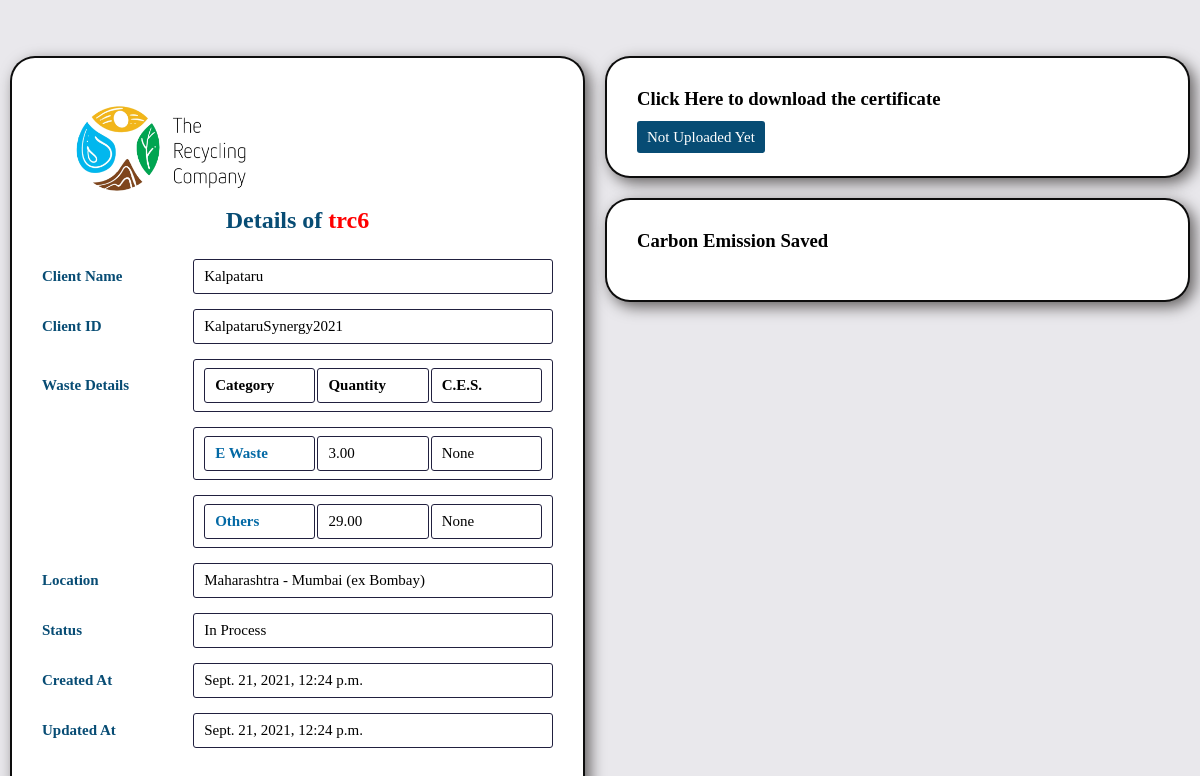
The page /clientupdatedetail/6/ (signed in) on the database its author committed.
### dashboard/models.py (models this page shows, shortened)
class Update(models.Model):
    transaction_id = models.CharField(max_length=20)
    company = models.ForeignKey(Company,on_delete=models.CASCADE)
    state = models.CharField(max_length=200)
    district = models.CharField(max_length=200)
    status = models.CharField(max_length=12,choices=STATUS_CHOICES)
    certificate = models.ImageField(upload_to=get_upload_path,null=True,blank=True)
    created_at = models.DateTimeField(auto_now_add=True)
    updated_at = models.DateTimeField(auto_now=True)
    note = models.TextField(null=True,blank=True)

class Company(models.Model):
    user = models.OneToOneField(User,on_delete=models.CASCADE)
    name = models.CharField(max_length=255)

class UpdateWaste(models.Model):
    update = models.ForeignKey(Update,on_delete=models.CASCADE)
    waste_category = models.CharField(max_length=12,choices=WASTE_CATEGORY_CHOICES)
    waste_quantity = models.DecimalField(decimal_places=2,max_digits=7)
    incineration_rate = models.DecimalField(null=True,blank=True,decimal_places=2,max_digits=7)
    landfill_rate = models.DecimalField(null=True,blank=True,decimal_places=2,max_digits=7)
    recycling_rate = models.DecimalField(null=True,blank=True,decimal_places=2,max_digits=7)
    carbon_emission_saved=models.DecimalField(null=True,blank=True,decimal_places=2,max_digits=7)

### dashboard/views.py (the view)
# urls.py: path("clientupdatedetail/<int:id>/",views.clientupdatedetail,name='clientupdatedetail'),
def clientupdatedetail(request,id):
    if request.user.is_authenticated and request.user.is_superuser is not True:
        update = Update.objects.get(id=id)
        sub_updates = UpdateWaste.objects.filter(update__id=id)
        subwastepie = [["Category","Carbon Emission Saved"]]
        for i in sub_updates:
            if i.carbon_emission_saved is not None:
                subwastepie.append([i.waste_category,i.carbon_emission_saved])
            else:
                subwastepie.append([i.waste_category,0])
        return render(request,'clientupdatedetail.html',{"update":update,"sub_updates":sub_updates,"subwastepie":subwastepie})
    else:
        return redirect('clientlogin')

### threco/templates/clientupdatedetail.html (shortened to what this page needs)
<!DOCTYPE html>
{% load static %}
<html lang="en">
<head>
  <link rel="stylesheet" href="{% static 'css/clientupdate.css' %}" />
  <link href="https://maxcdn.bootstrapcdn.com/font-awesome/4.1.0/css/font-awesome.min.css" rel="stylesheet">
</head>
<body>
<div class="flexdiv">
    <div id="divx">
    <div id="wrap" class="wrapperx2">
        <br><br>
        <div class="wrapperx">
            <img style="width: 245px;" src="{% static 'img/ThrecoLogo.png' %}" alt=""><br>
            <div class="title">
                Details of <span style="color: red;">{{update.transaction_id}}</span>
            </div>
            <form class="form" enctype="multipart/form-data">
            <div class="inputfield">
                <label><b style="color:#074c74;">Client Name</b></label>
                <p class="input">{{update.company.name}}</p>
            </div>
            <div class="inputfield">
                <label><b style="color:#074c74;">Client ID</b></label>
                <p class="input">{{update.company.user.username}}</p>
            </div>
            <div class="inputfield">
                <label><b style="color:#074c74;">Waste Details</b></label>
                <div style="display: flex;"  class="input">
                    <p style="margin-right: 2px;" class="input"><b>Category</b></p>
                    <p style="margin-right: 2px;" class="input"><b>Quantity</b></p>
                    <p class="input"><b>C.E.S.</b></p>
                </div>
            </div>
            {% for sub_update in sub_updates %}
            <div class="inputfield">
                <div style="display: flex;"  class="input">
                <p style="margin-right: 2px;" class="input"><span style="color: #0369a5;"><b>{{sub_update.waste_category}}</b></span></p>
                <p style="margin-right: 2px;" class="input">{{sub_update.waste_quantity}}</p>
                <p class="input">{{sub_update.carbon_emission_saved}}</p>
                </div>
            </div>
            {% endfor %}
            <div class="inputfield">
                <label><b style="color:#074c74;">Location</b></label>
                <p class="input">{{update.state}} - {{update.district}}</p>
            </div>
            <div class="inputfield">
                <label><b style="color:#074c74;">Status</b></label>
                <p class="input">{{update.status}}</p>
            </div>
            <div class="inputfield">
                <label><b style="color:#074c74;">Created At</b></label>
                <p class="input">{{update.created_at}}</p>
            </div>
            <div class="inputfield">
                <label><b style="color:#074c74;">Updated At</b></label>
                <p class="input">{{update.updated_at}}</p>
            </div>
            <br>
            </form>
        </div>
    </div>
    </div>
    <div class="chartdiv">
        <br><br>
        <div id="certificate" class="wrapperx" style="width: 100%!important;">
            <h3>Click Here to download the certificate</h3>
            <br>
            {% if update.certificate %}
            <div class="inputfield">
                <a style="text-decoration: none;position: center;" class="btn" href="{{update.certificate.url}}" download="{{update.heading}}">DOWNLOAD</a>
            </div>
            {% else %}
            <div class="inputfield">
                <a style="text-decoration: none;position: center;cursor:not-allowed;" class="btn" >Not Uploaded Yet</a>
            </div>
            {% endif %}
        </div>
        <div id="piechart" class="wrapperx">
            <h3>Carbon Emission Saved</h3>
            <br>
        </div>
    </div>
</div>
</body>
</html>

### threco/static/css/clientupdate.css (style rules this page uses)
* { margin: 0; padding: 0; box-sizing: border-box; }
body { background-color:#e9e8ec; background-size: cover; background-attachment: fixed; opacity: 1; background-position: center; }
.flexdiv { display: flex; }
#divx { width: 100%; }
.wrapperx2 { padding: 0 10px; }
.chartdiv { width: 100%; padding: 0 10px; }
.wrapperx { max-width: 600px; width: 100%; background: #fff; margin: 20px auto; box-shadow: 5px 5px 15px rgb(99, 96, 96); border-radius: 25px; padding: 30px; border: 2px solid rgba(0, 0, 0, 0.95); }
.wrapperx .inputfield .btn { float: center; position: fixed center; width: 40%; padding: 8px 10px; font-size: 15px; border: 0px; background: #074c74; color: #fff; cursor: pointer; border-radius: 3px; outline: none; }
.wrapperx .title { font-size: 24px; font-weight: 700; margin-bottom: 25px; color: #074c74; text-align: center; }
.wrapperx .form { width: 100%; }
.wrapperx .form .inputfield { width: 100%; margin-bottom: 15px; display: flex; align-items: center; }
.wrapperx .form .inputfield label { width: 40%; color: #052517; margin-right: 10px; font-size: 15px; }
.wrapperx .form .inputfield .input, .wrapperx .form .inputfield .textarea { width: 100%; outline: none; border: 1px solid rgba(23, 22, 54, 0.952); font-size: 15px; padding: 8px 10px; border-radius: 3px; transition: all 0.3s ease; }

### rows shown on the page
Update: transaction_id "trc6", company.name "Kalpataru", company.user.username "KalpataruSynergy2021", state "Maharashtra", district "Mumbai (ex Bombay)", status "In Process", created_at "Sept. 21, 2021, 12:24 p.m.", updated_at "Sept. 21, 2021, 12:24 p.m."
UpdateWaste: waste_category "E Waste", waste_quantity "3.00", carbon_emission_saved "None"
UpdateWaste: waste_category "Others", waste_quantity "29.00", carbon_emission_saved "None"
